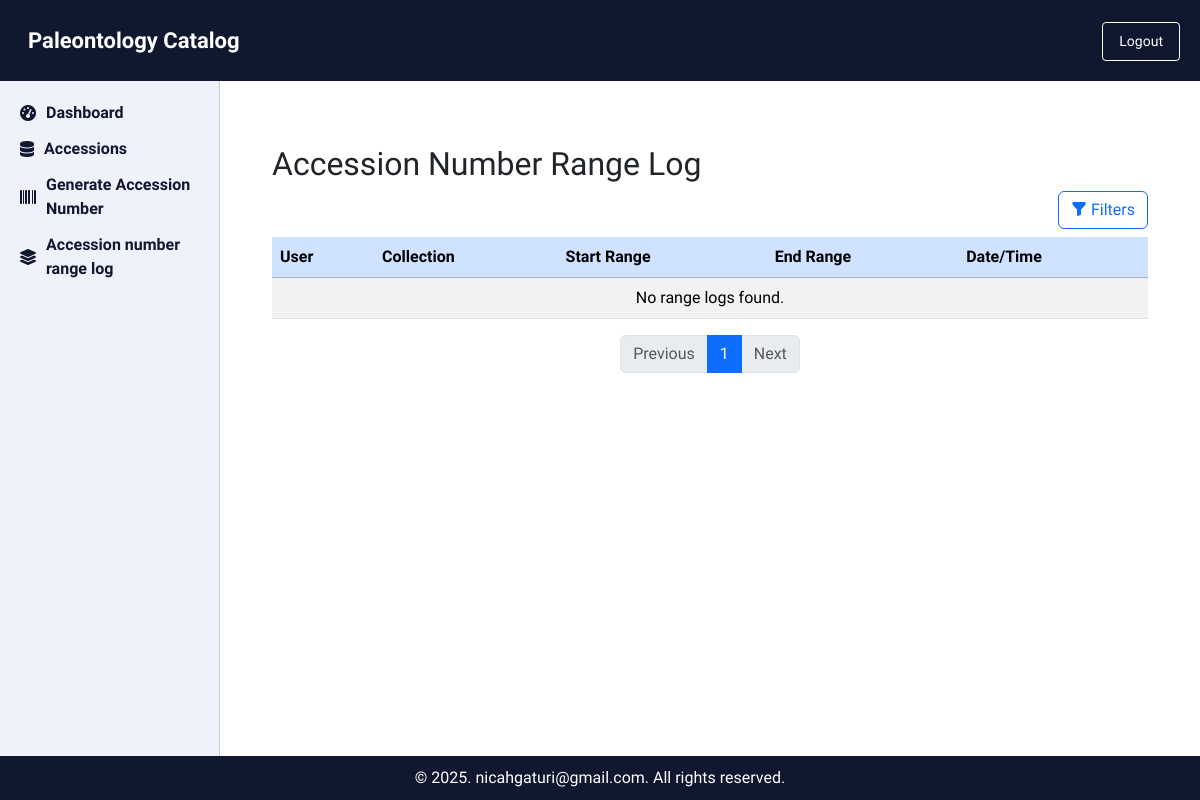
Before: /accession-range-log/ (signed in) with the older database file.
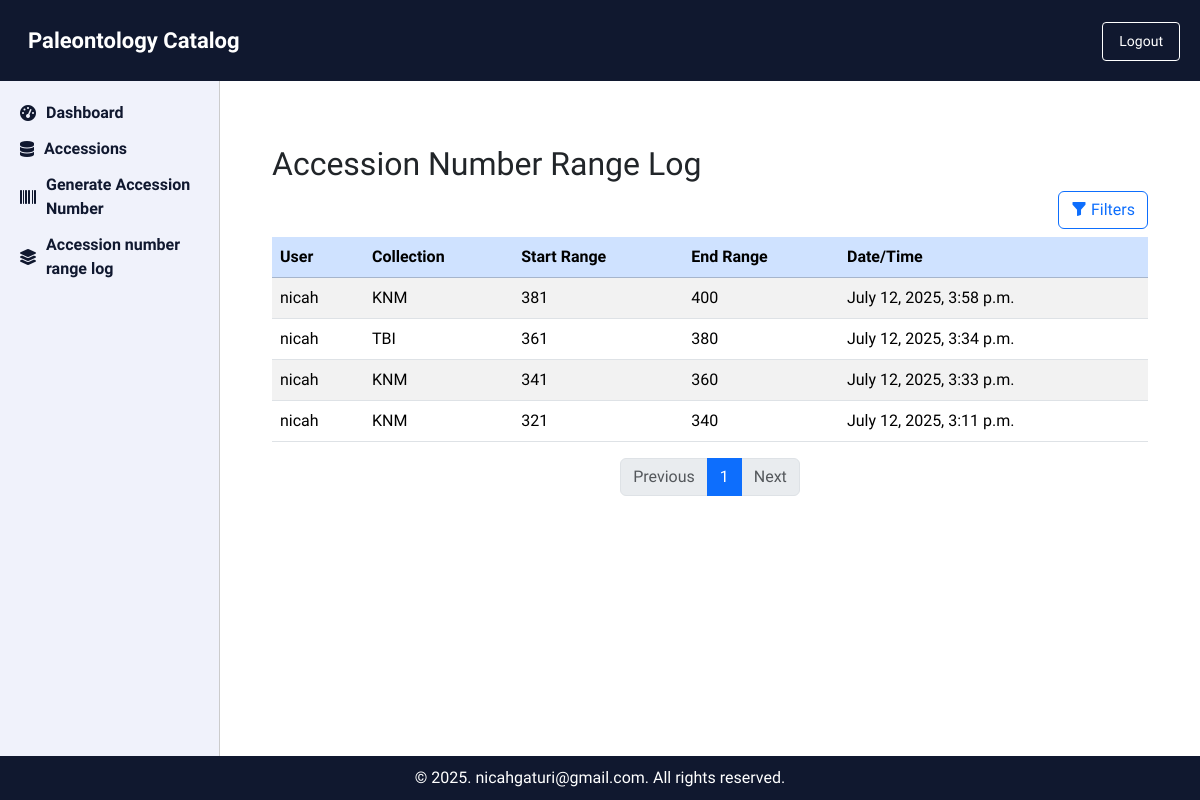
After: the same page with the newer database file.
### PaleoApp/models.py (models this page shows, shortened)
class AccessionNumberRangeLog(models.Model):
    user = models.ForeignKey(User, on_delete=models.SET_NULL, null=True, blank=True)
    collection = models.ForeignKey(Collection, on_delete=models.CASCADE)
    start_range = models.PositiveIntegerField()
    end_range = models.PositiveIntegerField()
    generated_at = models.DateTimeField(default=timezone.now)

class Collection(models.Model):
    name = models.CharField(max_length=100)
    abbreviation = models.CharField(max_length=10, blank=True, null=True)
    start_range = models.PositiveIntegerField(null=True, blank=True)
    end_range = models.PositiveIntegerField(null=True, blank=True)

### PaleoApp/views.py (the view)
# urls.py: path('accession-range-log/', views.accession_number_range_log, name='accession_number_range_log'),
@login_required(login_url='login')
def accession_number_range_log(request):
    user_query = request.GET.get('user', '').strip()
    collection_query = request.GET.get('collection', '').strip()
    logs = AccessionNumberRangeLog.objects.select_related('user', 'collection').order_by('-generated_at')
    if user_query:
        logs = logs.filter(user__username__icontains=user_query)
    if collection_query:
        logs = logs.filter(collection__name__icontains=collection_query)
    paginator = Paginator(logs, 10)
    page_number = request.GET.get('page')
    page_obj = paginator.get_page(page_number)
    return render(request, 'PaleoApp/accession_number_range_log.html', {
        'page_obj': page_obj,
    })

### PaleoApp/templates/PaleoApp/accession_number_range_log.html (shortened to what this page needs)
{% extends "base.html" %}
{% load static %}
{% block content %}
<!DOCTYPE html>
<html lang="en">
<head>
    <link href="https://cdn.jsdelivr.net/npm/bootstrap@5.3.2/dist/css/bootstrap.min.css" rel="stylesheet" />
    <link href="https://cdn.jsdelivr.net/npm/bootstrap-icons@1.10.5/font/bootstrap-icons.css" rel="stylesheet" />
</head>
<body>
<div class="container mt-4">
    <h2>Accession Number Range Log</h2>
    <div class="d-flex justify-content-end mb-2">
        <button class="btn btn-outline-primary" type="button" data-bs-toggle="collapse" data-bs-target="#filterPanel" aria-expanded="false" aria-controls="filterPanel">
            <i class="bi bi-funnel-fill"></i> Filters
        </button>
    </div>
    <div class="table-responsive">
        <table class="table table-striped table-hover">
            <thead class="table-primary">
                <tr>
                    <th>User</th>
                    <th>Collection</th>
                    <th>Start Range</th>
                    <th>End Range</th>
                    <th>Date/Time</th>
                </tr>
            </thead>
            <tbody>
                {% for log in page_obj %}
                    <tr>
                        <td>{{ log.user.username }}</td>
                        <td>{{ log.collection.name }}</td>
                        <td>{{ log.start_range }}</td>
                        <td>{{ log.end_range }}</td>
                        <td>{{ log.generated_at }}</td>
                    </tr>
                {% empty %}
                    <tr>
                        <td colspan="5" class="text-center">No range logs found.</td>
                    </tr>
                {% endfor %}
            </tbody>
        </table>
    </div>
    <nav aria-label="Page navigation">
        <ul class="pagination justify-content-center">
            {% if page_obj.has_previous %}
                <li class="page-item">
                    <a class="page-link" href="?{% for key, value in request.GET.items %}{% if key != 'page' %}{{ key }}={{ value }}&{% endif %}{% endfor %}page={{ page_obj.previous_page_number }}">Previous</a>
                </li>
            {% else %}
                <li class="page-item disabled"><span class="page-link">Previous</span></li>
            {% endif %}
            {% for i in page_obj.paginator.page_range %}
                {% if page_obj.number == i %}
                    <li class="page-item active"><span class="page-link">{{ i }}</span></li>
                {% elif i > page_obj.number|add:'-3' and i < page_obj.number|add:'3' %}
                    <li class="page-item">
                        <a class="page-link" href="?{% for key, value in request.GET.items %}{% if key != 'page' %}{{ key }}={{ value }}&{% endif %}{% endfor %}page={{ i }}">{{ i }}</a>
                    </li>
                {% endif %}
            {% endfor %}
            {% if page_obj.has_next %}
                <li class="page-item">
                    <a class="page-link" href="?{% for key, value in request.GET.items %}{% if key != 'page' %}{{ key }}={{ value }}&{% endif %}{% endfor %}page={{ page_obj.next_page_number }}">Next</a>
                </li>
            {% else %}
                <li class="page-item disabled"><span class="page-link">Next</span></li>
            {% endif %}
        </ul>
    </nav>
</div>
</body>
</html>
{% endblock %}

### PaleoApp/templates/base.html (shortened to what this page needs)
{% load static %}
<!DOCTYPE html>
<html lang="en">
<head>
  <link rel="stylesheet" href="{% static 'css/style.css' %}" />
  <link rel="stylesheet" href="https://cdnjs.cloudflare.com/ajax/libs/font-awesome/6.0.0-beta3/css/all.min.css" />
  <link rel="stylesheet" href="{% static 'css/accession_range.css' %}">
  <link href="https://cdn.jsdelivr.net/npm/bootstrap@5.3.2/dist/css/bootstrap.min.css" rel="stylesheet" />
</head>
<body>
  <header>
    <div class="header-left">
      <div class="ms-2">Paleontology Catalog</div>
    </div>
    <form class="logout-form" method="post" action="{% url 'logout' %}">
      <button type="submit">Logout</button>
    </form>
  </header>
  <div class="layout">
    <aside id="sidebar">
      <nav>
        <a href="{% url 'PaleoApp:dashboard' %}"><i class="fas fa-tachometer-alt"></i> Dashboard</a>
        <a href="{% url 'PaleoApp:accession_table' %}"><i class="fas fa-database"></i> Accessions</a>
        <a href="{% url 'PaleoApp:generate_accession_number' %}"><i class="fas fa-barcode"></i> Generate Accession Number</a>
        <a href="{% url 'PaleoApp:accession_number_range_log' %}">
        <i class="fas fa-layer-group"></i> Accession number range log
        </a>
      </nav>
    </aside>
    <main>
      {% block content %}{% endblock %}
    </main>
  </div>
  <footer>
    &copy; 2025. <a href="mailto:nicahgaturi@gmail.com">nicahgaturi@gmail.com</a>. All rights reserved.
  </footer>
</body>
</html>

### PaleoApp/static/css/style.css (style rules this page uses)
* { padding: 0; margin: 0; box-sizing: border-box; font-family: 'Mulish', sans-serif; transition: 0.3s all ease-in-out; }
html, body { height: 100%; }
body { display: flex; flex-direction: column; background-color: #fff; }
header { background-color: #10182F; color: white; padding: 20px; font-size: 24px; display: flex; justify-content: space-between; align-items: center; flex-shrink: 0; }
.header-left { display: flex; align-items: center; flex-grow: 1; min-width: 0; }
.ms-2 { font-size: 22px; font-weight: bold; white-space: nowrap; overflow: hidden; text-overflow: ellipsis; }
.logout-form button { background: transparent; border: 1px solid #fff; color: white; padding: 8px 16px; border-radius: 4px; font-size: 14px; cursor: pointer; flex-shrink: 0; }
.layout { display: flex; flex: 1; min-height: 0; }
aside { width: 220px; background-color: #F0F2FB; padding: 20px; border-right: 1px solid #ccc; flex-shrink: 0; }
aside a { display: flex; align-items: center; margin-bottom: 12px; color: #10182F; font-weight: bold; text-decoration: none; }
aside a i { margin-right: 10px; }
main { flex: 1; padding: 40px; overflow-y: auto; }
footer { background-color: #10182F; color: white; text-align: center; padding: 10px; flex-shrink: 0; }
footer a { color: white; text-decoration: none; }

Changed rows visible on the page:
added AccessionNumberRangeLog: user.username "nicah", collection.name "KNM", start_range "381", end_range "400", generated_at "July 12, 2025, 3:58 p.m."
added AccessionNumberRangeLog: user.username "nicah", collection.name "TBI", start_range "361", end_range "380", generated_at "July 12, 2025, 3:34 p.m."
added AccessionNumberRangeLog: user.username "nicah", collection.name "KNM", start_range "341", end_range "360", generated_at "July 12, 2025, 3:33 p.m."
added AccessionNumberRangeLog: user.username "nicah", collection.name "KNM", start_range "321", end_range "340", generated_at "July 12, 2025, 3:11 p.m."
Other visible differences:
text no longer shown: "No range logs found."
